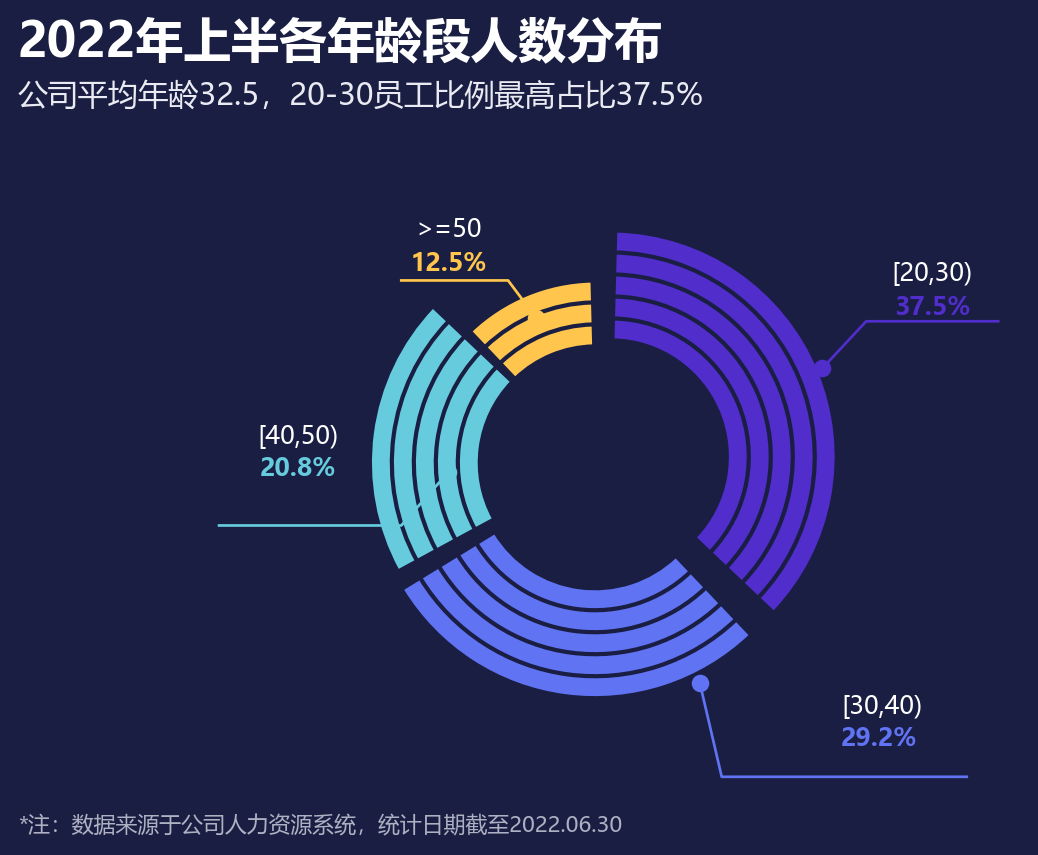

This chart was generated by the following Python code:
# -*- coding: utf-8 -*-
"""
图表 20 南丁格尔圆环图
复现《Excel数据可视化 - 从图表到数据大屏》第二章后15个图表
运行: python 20_南丁格尔圆环图.py  ->  生成 20_南丁格尔圆环图.png
"""

import os
import math
import numpy as np
import matplotlib
matplotlib.use('Agg')
import matplotlib.pyplot as plt
from matplotlib.patches import (Circle, Wedge, Rectangle, FancyBboxPatch,
                                PathPatch)
from matplotlib.path import Path
from matplotlib.lines import Line2D
from matplotlib.patches import Patch
import matplotlib.colors as mcolors

plt.rcParams['font.sans-serif'] = ['Microsoft YaHei', 'SimHei', 'DejaVu Sans']
plt.rcParams['axes.unicode_minus'] = False
plt.rcParams['figure.dpi'] = 150

OUT = os.path.dirname(os.path.abspath(__file__))

# ---------------- 配色（取自原图表像素） ----------------
BG       = '#1A1E43'   # 深蓝底
BLUE     = '#0070C0'
BLUE_L   = '#00B0F0'
BLUE_M   = '#82ADD7'
BLUE_BR  = '#0E5DFF'   # 子弹图-实际
RED      = '#E74E69'
YELLOW   = '#FFC000'
AMBER    = '#FFC54D'
TEAL     = '#087E8B'
ROSE_R   = '#F94C66'
CYAN     = '#37A2DA'
GREEN_T  = '#11A7AD'
PURPLE   = '#7030A0'
DARKLINE = '#1A1E43'
TXT      = '#FFFFFF'
TXT2     = '#E9EAF2'
TXT3     = '#AEB1C2'
GREY_TR  = '#767889'   # 滑珠轨道灰
GREY_BEAD= '#A6A6A6'
OUTLINE  = '#9BA0BC'   # 目标柱描边
# 南丁格尔圆环
R_PURPLE = '#512DCB'
R_BLUE   = '#6073F3'
R_CYAN   = '#66CBDD'
# 复合柱形图季度色
Q_COLORS = ['#4A5BD1', '#FC6C0F', '#F6A50B', '#A2417B']

TITLE_FS  = 23
SUB_FS    = 14.5
NOTE_FS   = 10.5


def save(fig, name):
    path = os.path.join(OUT, name)
    fig.savefig(path, facecolor=BG, bbox_inches='tight', pad_inches=0.12)
    plt.close(fig)
    print('saved:', name)


def dashboard(title=None, subtitle=None, footnote=None, figsize=(8.4, 6.0)):
    """统一的深色大屏画布，返回 fig，标题/副标题/脚注用 figure 坐标"""
    fig = plt.figure(figsize=figsize, facecolor=BG)
    if title:
        fig.text(0.055, 0.955, title, fontsize=TITLE_FS, fontweight='bold',
                 color=TXT, va='top', ha='left')
    if subtitle:
        fig.text(0.055, 0.885, subtitle, fontsize=SUB_FS, color=TXT2,
                 va='top', ha='left')
    if footnote:
        fig.text(0.055, 0.045, footnote, fontsize=NOTE_FS, color=TXT3,
                 va='bottom', ha='left')
    return fig


def polar_xy(r, deg_cw_from_top):
    """顺时针(从正上方)角度 -> 直角坐标"""
    a = np.radians(90 - deg_cw_from_top)
    return r * np.cos(a), r * np.sin(a)


def ring(ax, r_in, r_out, vals, colors, start=90, edge=DARKLINE, lw=1.2):
    """画一个(甜甜圈)环：vals 为各项占比(自动归一)，从 start 度起顺时针着色"""
    vals = np.asarray(vals, dtype=float)
    total = vals.sum()
    cur = start
    out = []
    for v, c in zip(vals, colors):
        sweep = 360.0 * v / total
        if c is not None:
            w = Wedge((0, 0), r_out, cur - sweep, cur,
                      width=r_out - r_in, facecolor=c, edgecolor=edge,
                      linewidth=lw, zorder=2)
            ax.add_patch(w)
            out.append(w)
        cur -= sweep
    return out


def capsule(ax, x0, x1, y, thick_pt, color, z=2):
    """以粗圆头线画胶囊条(thick_pt 为线宽/点)，不受坐标比例影响"""
    ax.plot([x0, x1], [y, y], color=color, lw=thick_pt,
            solid_capstyle='round', solid_joinstyle='round',
            zorder=z, clip_on=False)


# ============ 20 南丁格尔圆环图 ============
def fig20():
    cats   = ['[20,30)', '[30,40)', '[40,50)', '>=50']
    vals   = [0.375, 0.2916667, 0.2083333, 0.125]
    colors = [R_PURPLE, R_BLUE, R_CYAN, AMBER]

    fig = dashboard('2022年上半各年龄段人数分布',
                    '公司平均年龄32.5，20-30员工比例最高占比37.5%',
                    '*注：数据来源于公司人力资源系统，统计日期截至2022.06.30')
    ax = fig.add_axes([0.16, 0.07, 0.72, 0.74])
    ax.set_xlim(-1.30, 1.35); ax.set_ylim(-1.12, 1.00)
    ax.set_aspect('equal'); ax.axis('off')

    # 5 层同心弧：内半径 .37 外半径 .72；小占比段层数减少
    R_IN, R_OUT, N_LAYER = 0.37, 0.72, 5
    step = (R_OUT - R_IN) / N_LAYER
    bounds = [R_IN + step * k for k in range(N_LAYER + 1)]
    n_layers = [5, 5, 5, 3]          # 紫 / 蓝 / 青 / 琥珀
    gap_deg = 3.0                    # 段间角度间隙
    explode = [0.05, 0.03, 0.0, 0.0]  # 外拉
    cur = 90.0
    mids = []
    for i, v in enumerate(vals):
        sweep = 360.0 * v
        t1, t2 = cur - sweep + gap_deg / 2, cur - gap_deg / 2
        mid = math.radians((t1 + t2) / 2)
        mids.append(mid)
        ox, oy = explode[i] * math.cos(mid), explode[i] * math.sin(mid)
        for k in range(n_layers[i]):
            w = Wedge((ox, oy), bounds[k + 1] - 0.004, t1, t2,
                      width=step - 0.008, facecolor=colors[i],
                      edgecolor=DARKLINE, linewidth=0.8, zorder=2)
            ax.add_patch(w)
        cur -= sweep

    # 外部标注：圆点在扇区上 -> 拐点 -> 水平延长线，文字堆叠在水平线上方
    # (圆点, 拐点, 水平末端, 标签x, 标签对齐, 类别y, 百分比y, 类别, 百分比, 颜色)
    callouts = [
        ((0.72, 0.30), (0.86, 0.45), (1.28, 0.45), 1.07, 'center', 0.56, 0.45,
         cats[0], '37.5%', R_PURPLE),
        ((0.33, -0.70), (0.40, -1.00), (1.18, -1.00), 0.78, 'left', -0.82, -0.92,
         cats[1], '29.2%', R_BLUE),
        ((-0.47, -0.03), (-0.62, -0.20), (-1.20, -0.20), -0.95, 'center', 0.04, -0.06,
         cats[2], '20.8%', R_CYAN),
        ((-0.19, 0.46), (-0.28, 0.58), (-0.62, 0.58), -0.47, 'center', 0.70, 0.59,
         cats[3], '12.5%', AMBER),
    ]
    for dot, elbow, end, lx, ha, y_cat, y_pct, cat, pct, c in callouts:
        ax.plot([dot[0], elbow[0], end[0]], [dot[1], elbow[1], end[1]],
                color=c, lw=1.3, zorder=4)
        ax.scatter([dot[0]], [dot[1]], s=55, color=c, zorder=5)
        ax.text(lx, y_cat, cat, ha=ha, va='bottom', fontsize=12, color=TXT)
        ax.text(lx, y_pct, pct, ha=ha, va='bottom', fontsize=12,
                color=c, fontweight='bold')
    save(fig, '20_南丁格尔圆环图.png')


if __name__ == '__main__':
    fig20()
